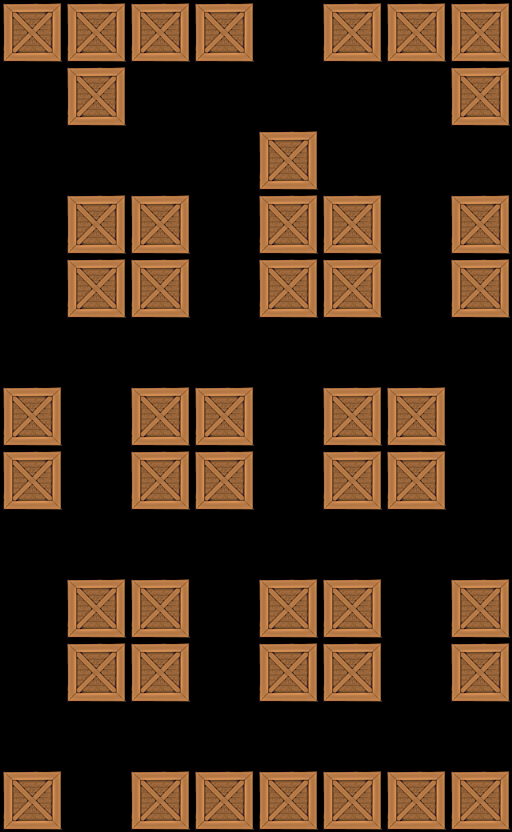

This game map was drawn from its Tiled (.tmx) file and the tilesets committed beside it. A one-line description and the trimmed map source follow:
An orthogonal 8x13 tile map with 64x64 px tiles, 1 tile layer (Tile Layer 1).

<map version="1.0" orientation="orthogonal" width="8" height="13" tilewidth="64" tileheight="64">
 <tileset firstgid="1" name="crate" tilewidth="64" tileheight="64">
  <image source="../../crate4.png" width="64" height="64" />
 </tileset>
 <layer name="Tile Layer 1" width="8" height="13">
  <data>[104 cells, 47 non-empty, 1 distinct tile ids]</data>
 </layer>
</map>
